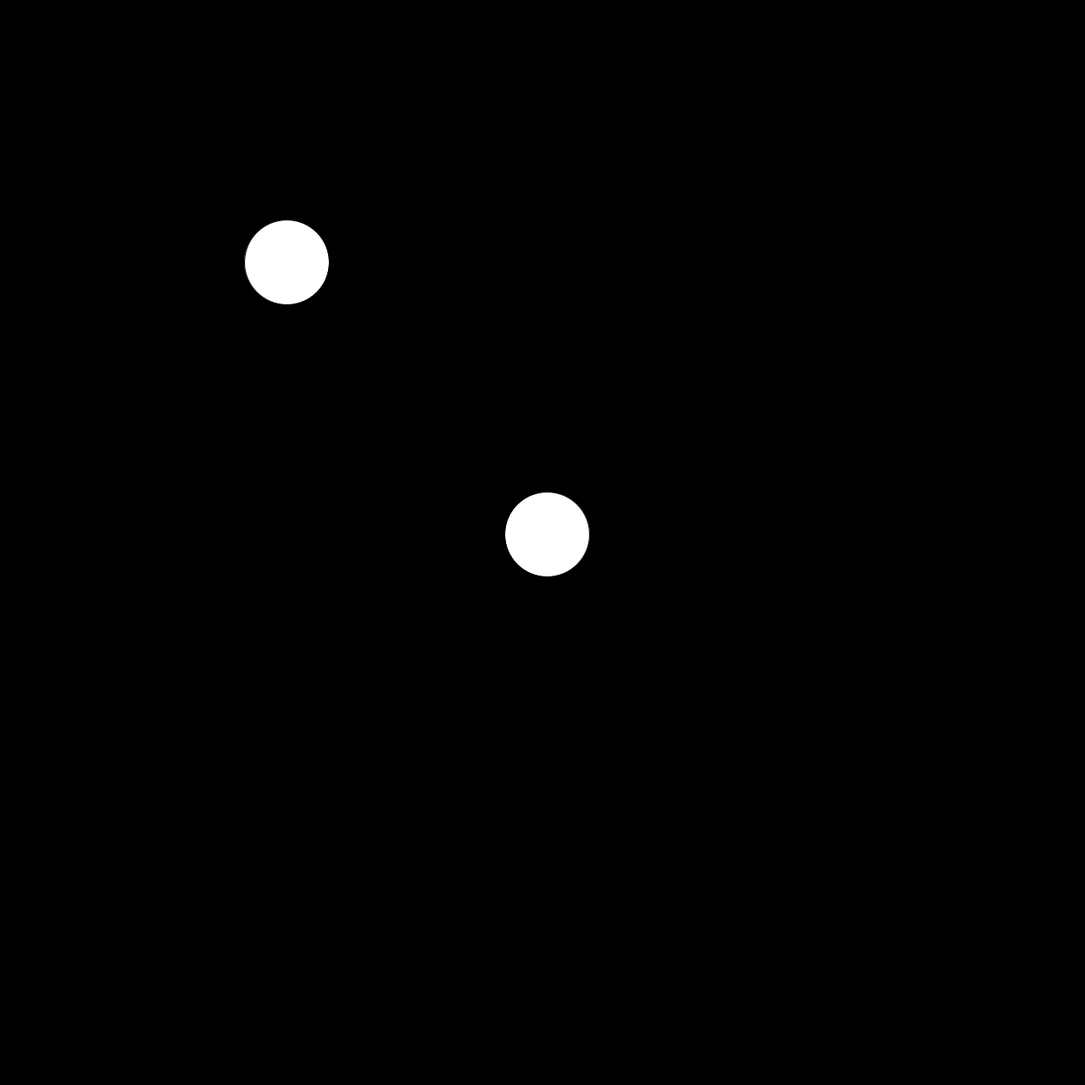
Frame 1 (no input)
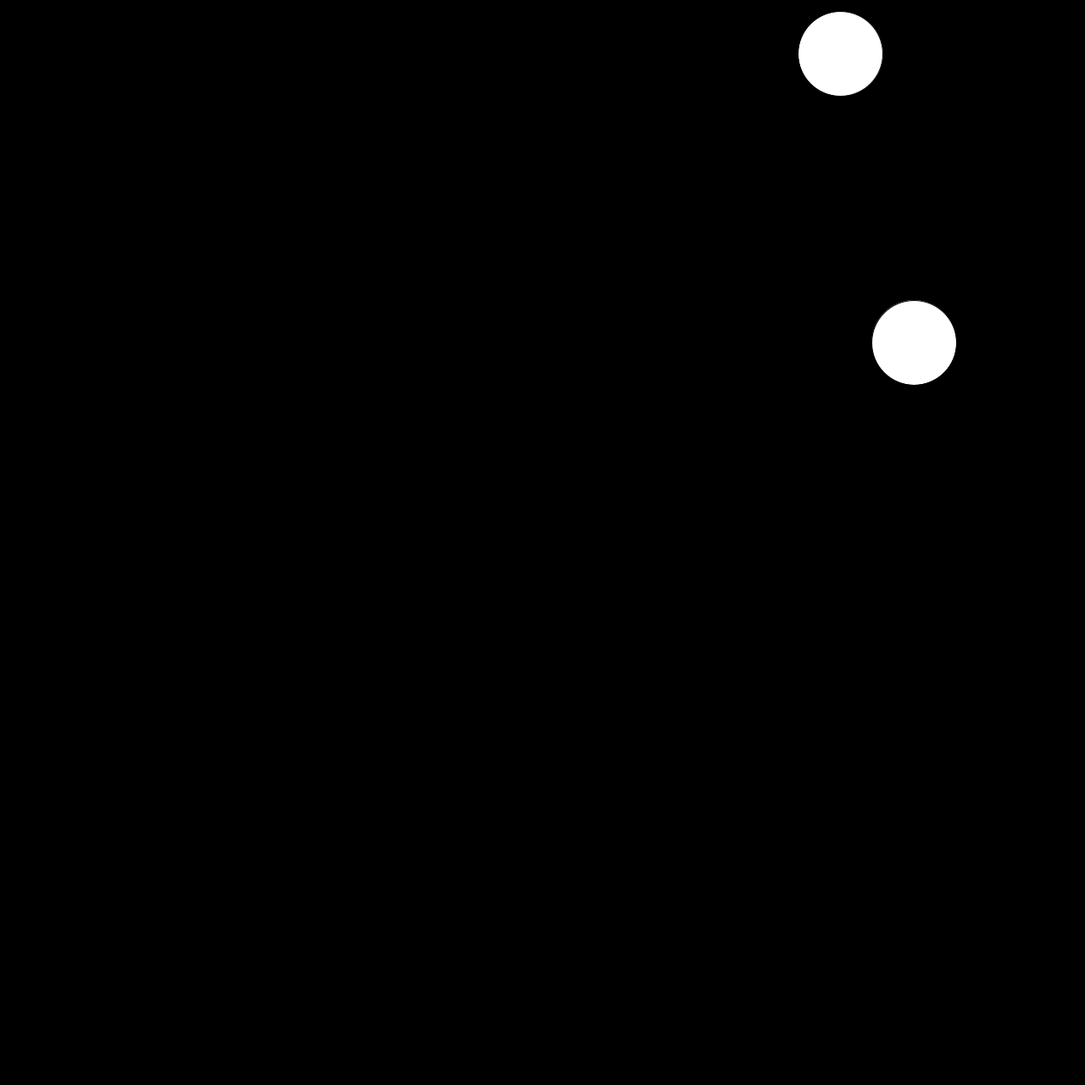
Frame 60 (the mouse pressed at the canvas centre just before this capture)
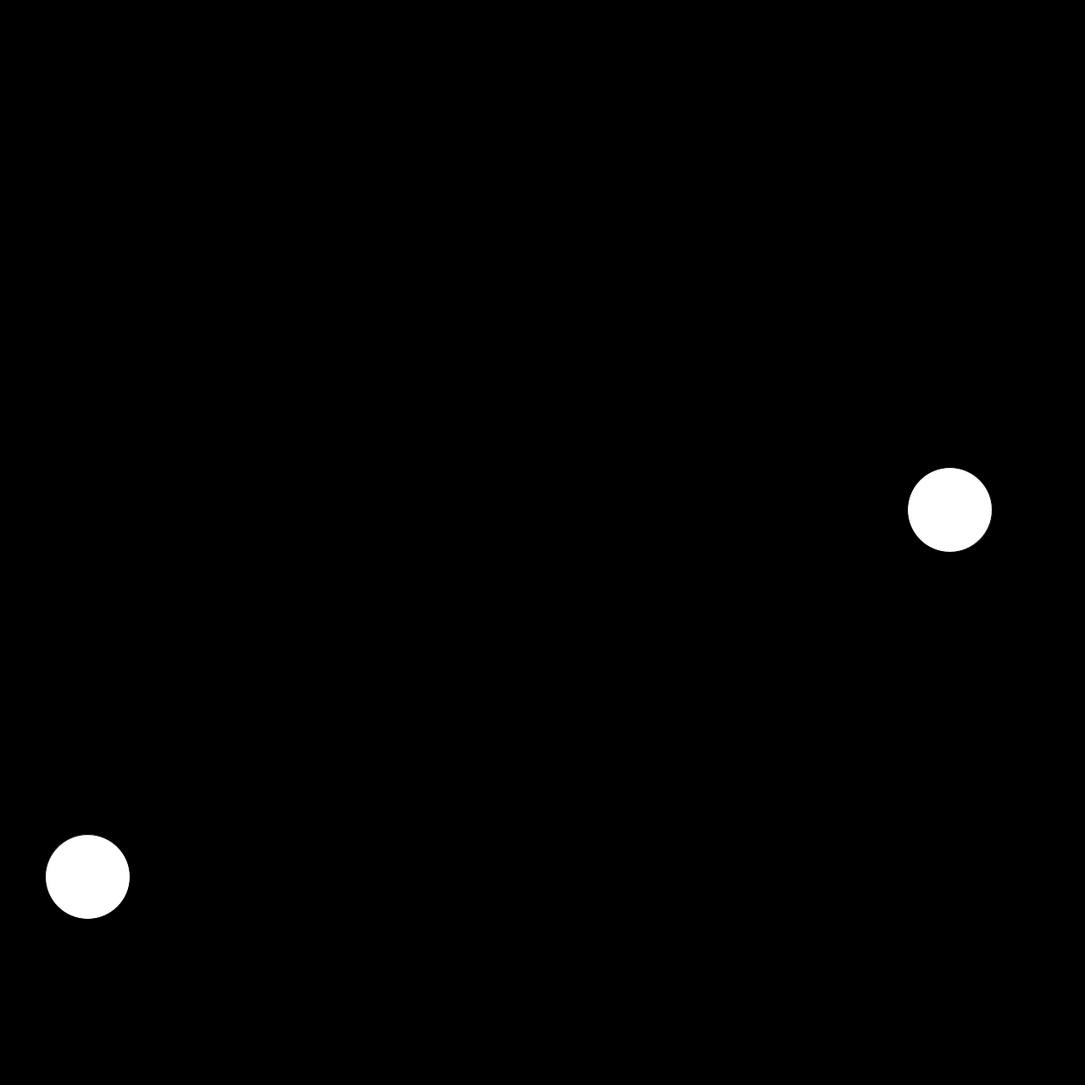
Frame 120 (the mouse held since frame 60 and released just before this capture)

The Processing sketch that drew these frames (run headless with seeded random() and noise(); from frame 60 on, the mouse is pressed at the canvas centre):

// Processing sketch: CircleMovementCollisionsBetweenBalls
// ── CircleMovementCollisionsBetweenBalls.pde
PVector[] circlePos;
PVector[] circleVel;

float radius;
float lengthBetween;
float seconds;

boolean collision = false;
void setup()
{
  size(1280,1280);
  
  circlePos = new PVector[2];
  circleVel = new PVector[2];
  
  circlePos[0] = new PVector(width / 2,height / 2,0);
  circleVel[0] = new PVector(random(-20,20),random(-20,20),0);
  
  circlePos[1] = new PVector(width / 4, height / 4);
  circleVel[1] = new PVector(random(-20,20),random(-20,20));
  
  radius = 100;
}

void draw()
{
  background(0,0,0);
 
  
  //accel.setMag(2 * random(0,5));
  //circleVel.mag();
  //print(circleVel.mag());
  
 // circleVel.add(accel);
 // circleVel.limit(5);
  for(int i = 0; i < circlePos.length; i++)
  {
  circlePos[i].add(circleVel[i]);
  
  if(circlePos[i].x - radius /2 < 0 || circlePos[i].x + radius / 2> width)
  {
    circleVel[i].x = -circleVel[i].x;
  }
  
  if(circlePos[i].y - radius / 2 < 0 || circlePos[i].y + radius / 2 > height)
  {
    circleVel[i].y = -circleVel[i].y;
  }
  }
  
  lengthBetween = sqrt(pow(circlePos[0].x - circlePos[1].x,2) + pow(circlePos[0].y - circlePos[1].y,2));
  
  if(lengthBetween < radius && collision == false)
  {
    fill(255,0,0);
    collision = true;
   seconds = millis();
  }
  
  if(seconds == millis() - 1000)
  {
    fill(255,255,255);
    collision = false;
  }
  for(int i = 0; i < circlePos.length; i++)
  {
    
  ellipse(circlePos[i].x,circlePos[i].y,radius,radius);
  }
}
